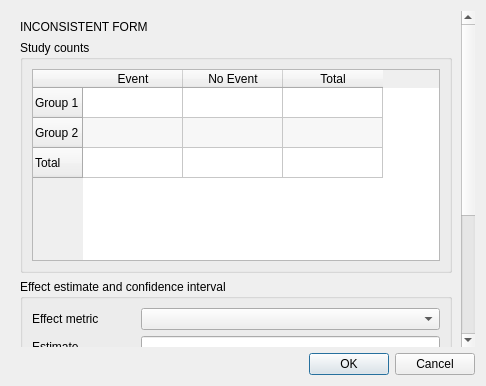
<?xml version="1.0" encoding="UTF-8"?>
<ui version="4.0">
 <class>BinaryDataDialog</class>
 <widget class="QDialog" name="BinaryDataDialog">
  <property name="geometry"><rect><x>0</x><y>0</y><width>0</width><height>0</height></rect></property>
  <property name="windowTitle"><string>Binary Data</string></property>
  <property name="windowIcon"><iconset resource="../images/icons.qrc"><normaloff>:/misc/meta.png</normaloff>:/misc/meta.png</iconset></property>
  <layout class="QVBoxLayout" name="dialog_layout">
   <item>
    <widget class="QScrollArea" name="content_scroll">
     <property name="frameShape"><enum>QFrame::NoFrame</enum></property>
     <property name="widgetResizable"><bool>true</bool></property>
     <property name="horizontalScrollBarPolicy"><enum>Qt::ScrollBarAsNeeded</enum></property>
     <property name="verticalScrollBarPolicy"><enum>Qt::ScrollBarAsNeeded</enum></property>
     <widget class="QWidget" name="content_widget">
      <property name="geometry"><rect><x>0</x><y>0</y><width>0</width><height>0</height></rect></property>
      <layout class="QVBoxLayout" name="content_layout">
       <item><widget class="QLabel" name="inconsistencyLabel"><property name="text"><string>INCONSISTENT FORM</string></property><property name="wordWrap"><bool>true</bool></property></widget></item>
       <item>
        <widget class="QGroupBox" name="counts_group">
         <property name="title"><string>Study counts</string></property>
         <layout class="QVBoxLayout" name="counts_layout">
          <item>
           <widget class="QTableWidget" name="raw_data_table">
            <property name="accessibleName"><string>Binary study counts</string></property>
            <property name="accessibleDescription"><string>Enter event and non-event counts for each treatment group.</string></property>
            <property name="sizePolicy"><sizepolicy hsizetype="Expanding" vsizetype="Fixed"><horstretch>1</horstretch><verstretch>0</verstretch></sizepolicy></property>
            <property name="horizontalScrollBarPolicy"><enum>Qt::ScrollBarAsNeeded</enum></property>
            <property name="verticalScrollBarPolicy"><enum>Qt::ScrollBarAsNeeded</enum></property>
            <property name="alternatingRowColors"><bool>true</bool></property>
            <property name="rowCount"><number>3</number></property>
            <property name="columnCount"><number>3</number></property>
            <attribute name="horizontalHeaderHighlightSections"><bool>false</bool></attribute>
            <attribute name="verticalHeaderHighlightSections"><bool>false</bool></attribute>
            <row><property name="text"><string>Group 1</string></property></row>
            <row><property name="text"><string>Group 2</string></property></row>
            <row><property name="text"><string>Total</string></property></row>
            <column><property name="text"><string>Event</string></property></column>
            <column><property name="text"><string>No Event</string></property></column>
            <column><property name="text"><string>Total</string></property></column>
           </widget>
          </item>
         </layout>
        </widget>
       </item>
       <item>
        <widget class="QGroupBox" name="groupBox">
         <property name="title"><string>Effect estimate and confidence interval</string></property>
         <layout class="QFormLayout" name="calculator_layout">
          <property name="fieldGrowthPolicy"><enum>QFormLayout::AllNonFixedFieldsGrow</enum></property>
          <property name="rowWrapPolicy"><enum>QFormLayout::WrapLongRows</enum></property>
          <item row="0" column="0"><widget class="QLabel" name="label_17"><property name="text"><string>Effect metric</string></property><property name="buddy"><cstring>effect_cbo_box</cstring></property></widget></item>
          <item row="0" column="1"><widget class="QComboBox" name="effect_cbo_box"><property name="accessibleName"><string>Effect metric</string></property><property name="accessibleDescription"><string>Select the binary effect measure.</string></property><property name="sizePolicy"><sizepolicy hsizetype="Expanding" vsizetype="Fixed"><horstretch>1</horstretch><verstretch>0</verstretch></sizepolicy></property></widget></item>
          <item row="1" column="0"><widget class="QLabel" name="est_lbl"><property name="text"><string>Estimate</string></property><property name="buddy"><cstring>effect_txt_box</cstring></property></widget></item>
          <item row="1" column="1"><widget class="QLineEdit" name="effect_txt_box"><property name="accessibleName"><string>Effect estimate</string></property><property name="accessibleDescription"><string>Enter the effect estimate on the selected metric scale.</string></property></widget></item>
          <item row="2" column="0"><widget class="QLabel" name="ci_label"><property name="toolTip"><string>Confidence interval for the selected effect metric</string></property><property name="text"><string>Confidence interval</string></property><property name="wordWrap"><bool>true</bool></property></widget></item>
          <item row="2" column="1">
           <layout class="QHBoxLayout" name="confidence_layout">
            <item><widget class="QLabel" name="low_lbl"><property name="text"><string>Lower</string></property><property name="buddy"><cstring>low_txt_box</cstring></property></widget></item>
            <item><widget class="QLineEdit" name="low_txt_box"><property name="accessibleName"><string>Lower confidence limit</string></property><property name="accessibleDescription"><string>Enter the lower confidence limit.</string></property></widget></item>
            <item><widget class="QLabel" name="label_23"><property name="text"><string>Upper</string></property><property name="buddy"><cstring>high_txt_box</cstring></property></widget></item>
            <item><widget class="QLineEdit" name="high_txt_box"><property name="accessibleName"><string>Upper confidence limit</string></property><property name="accessibleDescription"><string>Enter the upper confidence limit.</string></property></widget></item>
            <item><widget class="QLabel" name="high_lbl"><property name="text"><string/></property></widget></item>
           </layout>
          </item>
         </layout>
        </widget>
       </item>
       <item>
        <layout class="QHBoxLayout" name="calculator_actions_layout">
         <item><widget class="QPushButton" name="clear_Btn"><property name="text"><string>Clear Form</string></property></widget></item>
         <item><spacer name="calculator_actions_spacer"><property name="orientation"><enum>Qt::Horizontal</enum></property><property name="sizeHint" stdset="0"><size><width>40</width><height>20</height></size></property></spacer></item>
         <item><widget class="QPushButton" name="back_calc_btn"><property name="enabled"><bool>false</bool></property><property name="text"><string>Back-Calculate Table</string></property></widget></item>
        </layout>
       </item>
       <item><widget class="QLabel" name="event_lbl_3"><property name="text"><string/></property></widget></item>
       <item><widget class="QLabel" name="label_18"><property name="text"><string/></property></widget></item>
       <item><widget class="QLabel" name="label_19"><property name="text"><string/></property></widget></item>
       <item><widget class="QLabel" name="label_20"><property name="text"><string/></property></widget></item>
       <item><widget class="QLabel" name="label_21"><property name="text"><string/></property></widget></item>
       <item><widget class="QLabel" name="label_22"><property name="text"><string/></property></widget></item>
      </layout>
     </widget>
    </widget>
   </item>
   <item><widget class="QDialogButtonBox" name="buttonBox"><property name="orientation"><enum>Qt::Horizontal</enum></property><property name="standardButtons"><set>QDialogButtonBox::Cancel|QDialogButtonBox::Ok</set></property></widget></item>
  </layout>
 </widget>
 <tabstops>
  <tabstop>raw_data_table</tabstop><tabstop>clear_Btn</tabstop><tabstop>back_calc_btn</tabstop><tabstop>effect_cbo_box</tabstop><tabstop>effect_txt_box</tabstop><tabstop>low_txt_box</tabstop><tabstop>high_txt_box</tabstop><tabstop>buttonBox</tabstop>
 </tabstops>
 <resources><include location="../images/icons.qrc"/></resources>
 <connections>
  <connection><sender>buttonBox</sender><signal>rejected()</signal><receiver>BinaryDataDialog</receiver><slot>reject()</slot><hints/></connection>
  <connection><sender>buttonBox</sender><signal>accepted()</signal><receiver>BinaryDataDialog</receiver><slot>accept()</slot><hints/></connection>
 </connections>
</ui>
